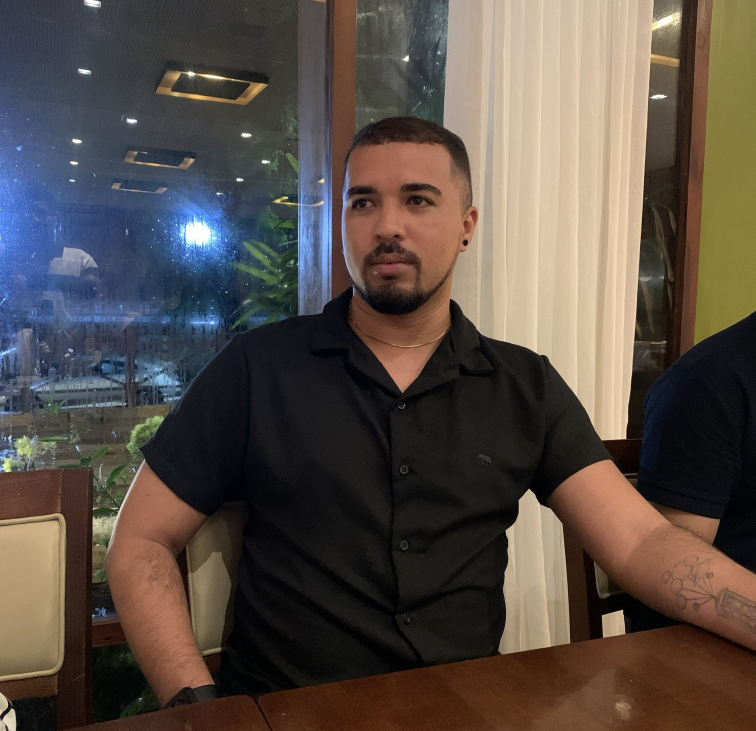
#> input picture UC04 - Visão Computacional/exercicios basicos/foto/imagem.jpg, 3024 x 2923 px (shown at 1/4 size)
$ python picture.py
#> lines starting #> are read from the running program, lines starting #| are printed output that depends on the picture; after the words box and inside, x2 and y2 are one past the last pixel; in counts of white or black regions, pixels touching at a corner belong together
import cv2

# Carrega e redimensiona
imagem = cv2.imread('imagem.jpg')
#> imagem is the input picture: shape (2923, 3024, 3); mean B, G, R 70.7, 77.6, 87.7
imagem = cv2.resize(imagem, (800, 800))
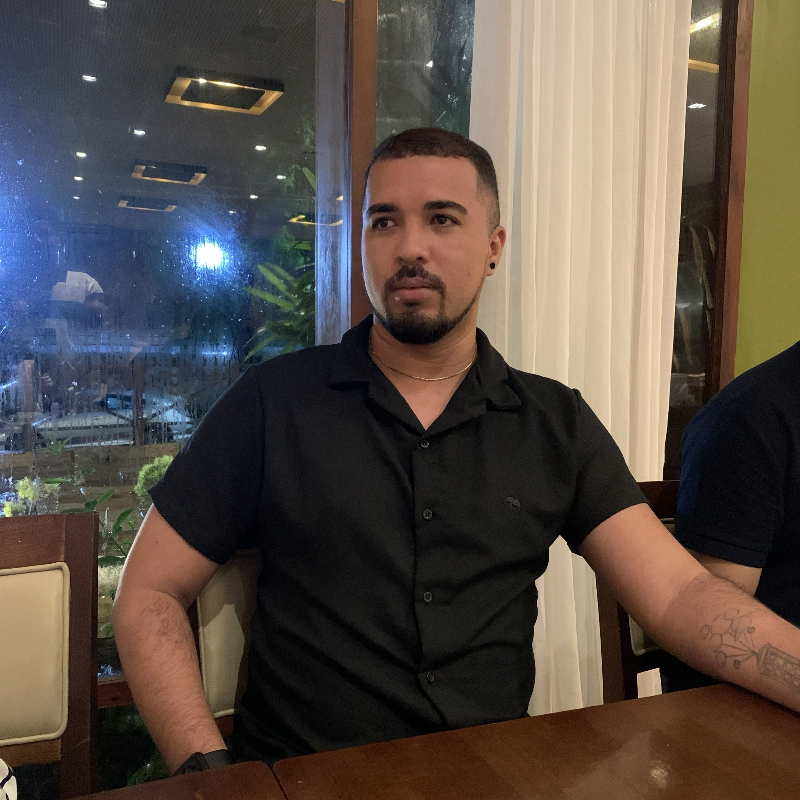
#> imagem: shape (800, 800, 3); mean B, G, R 70.6, 77.5, 87.6

# Converte para Cinza
imagem_pb = cv2.cvtColor(imagem, cv2.COLOR_BGR2GRAY)
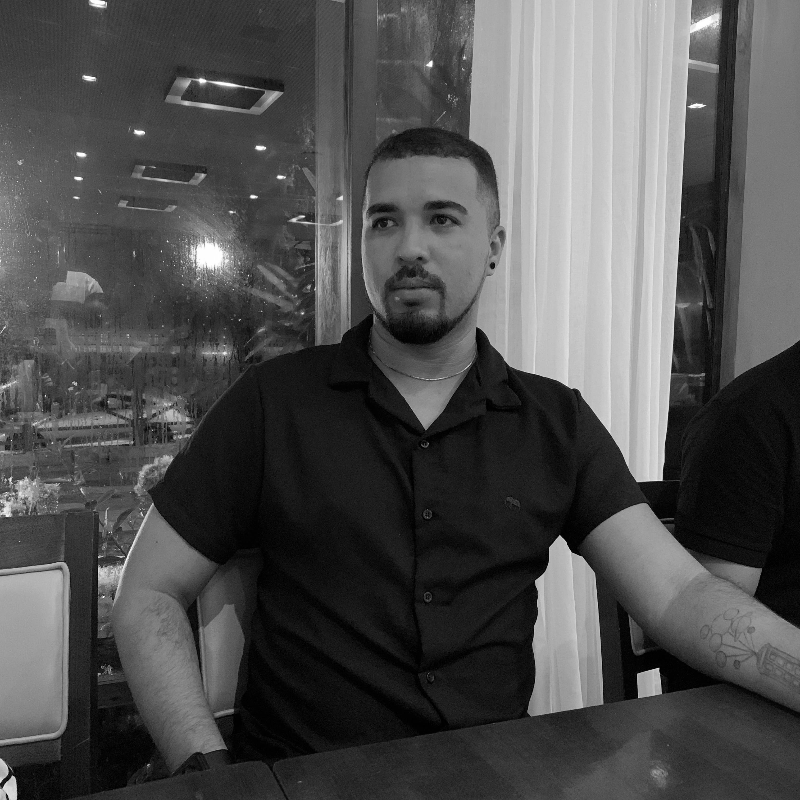
#> imagem_pb: shape (800, 800); min 0, max 255, mean 79.7

# APLICA O BLUR
blur = cv2.GaussianBlur(imagem_pb, (5, 5), 0)

# APLICA O EDGES
edges = cv2.Canny(blur, 50, 150)
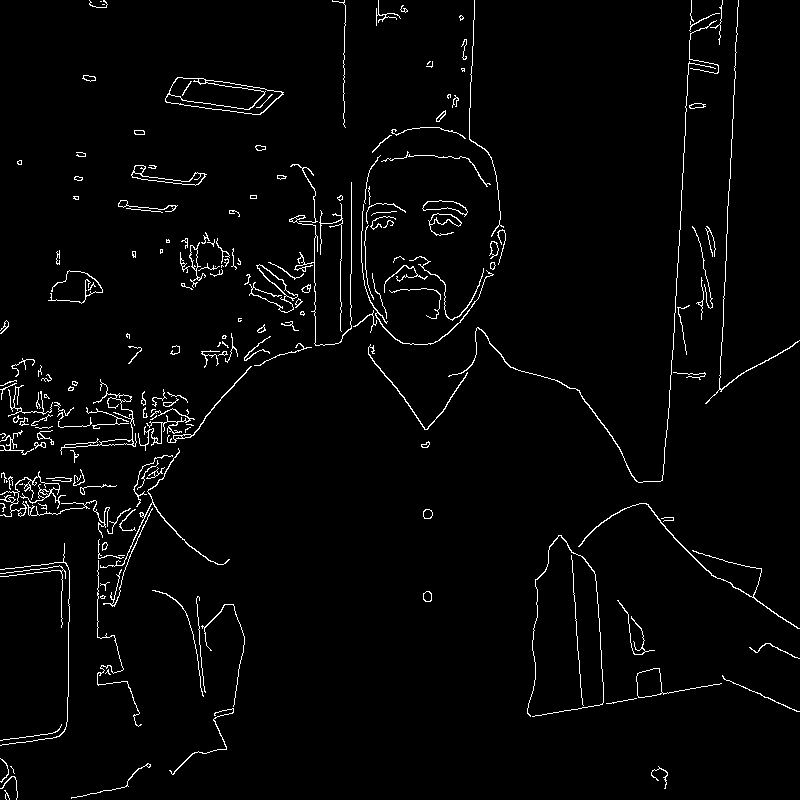
#> edges: shape (800, 800); 2.5% white in thin lines or dots

# Gera a Máscara
_, mask = cv2.threshold(blur, 0, 255, cv2.THRESH_BINARY + cv2.THRESH_OTSU)
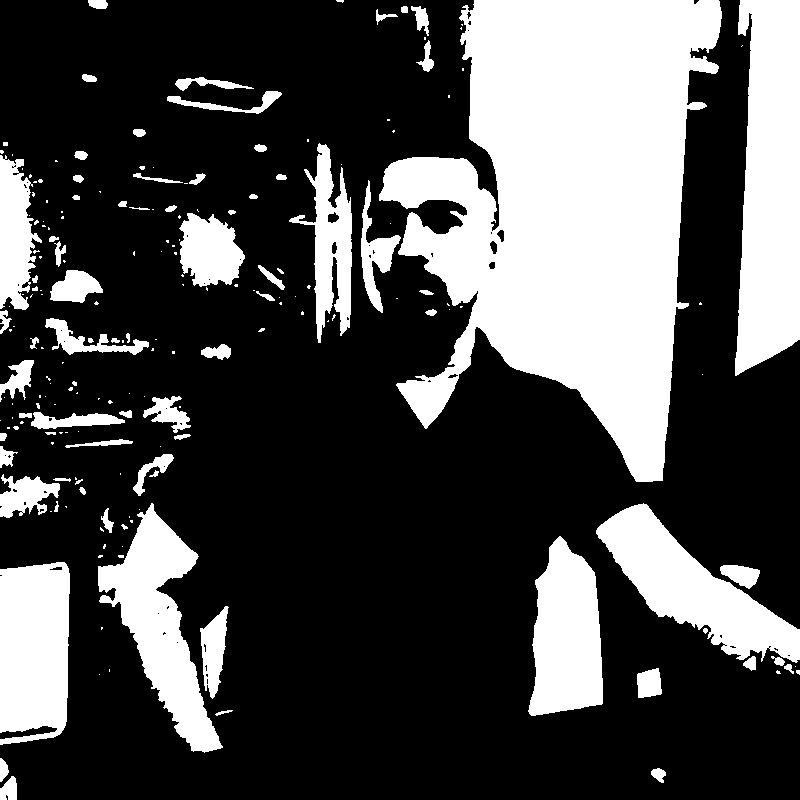
#> mask: shape (800, 800); 30.3% white; 200 white regions (121 under 20 px), largest, box (x1, y1, x2, y2) and area: (379, 0, 722, 482) 96499, (735, 0, 800, 376) 20229, (596, 503, 800, 663) 12535

# Aplica a máscara na imagem
resultado = cv2.bitwise_and(imagem_pb, imagem_pb, mask=mask)
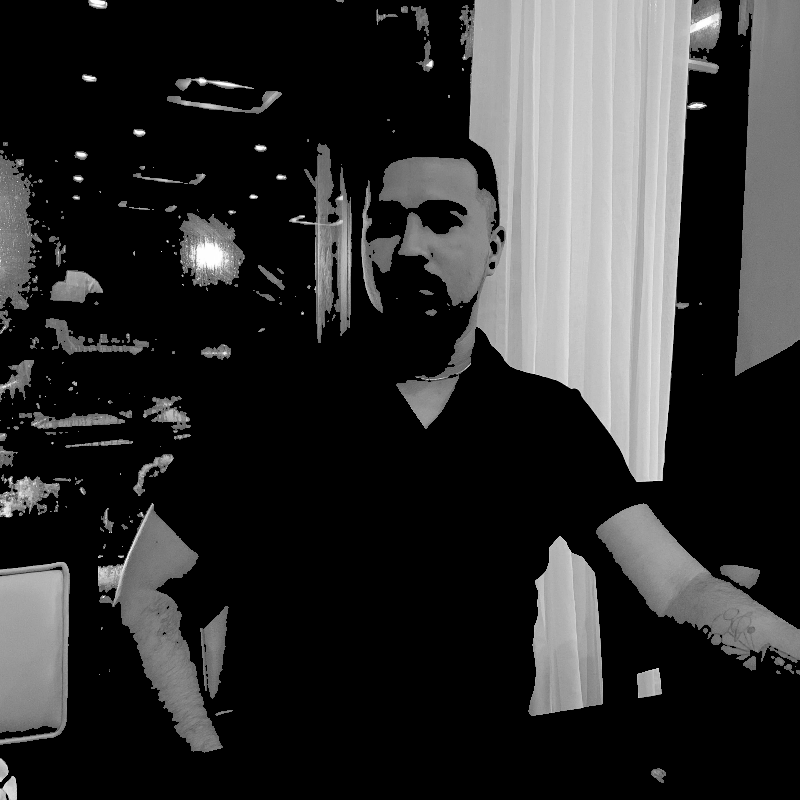
#> resultado: shape (800, 800); min 0, max 255, mean 47.6

# --- EXIBIÇÃO ---
cv2.imshow('1. Blur', blur)
cv2.imshow('2. Edges', edges)
cv2.imshow('3. Resultado Final', resultado)

cv2.waitKey(0)
cv2.destroyAllWindows()
